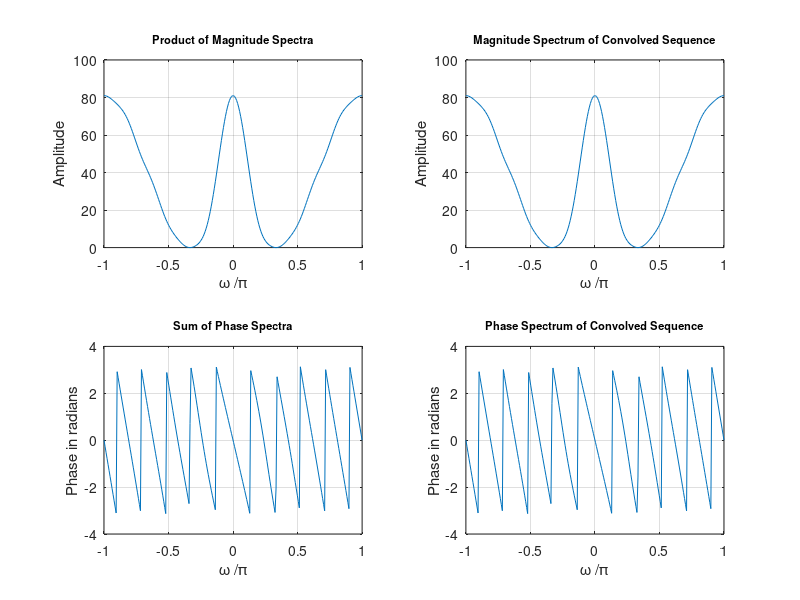

Here is the MATLAB script that generated this plot:
% Program P3_4B
% Convolution Property of DTFT
clf;
w = -pi:2 * pi / 255:pi; % freqency vector for evaluating DTFT
x1 = [1 3 5 7 9 11 13 15 17]; % first sequence
x2 = [1 -2 3 -2 1]; % second sequence
y = conv(x1, x2); % time domain convolution of x1 and x2
h1 = freqz(x1, 1, w); % DTFT of sequence x1
h2 = freqz(x2, 1, w); % DTFT of sequence x2
% hp is the pointwise product of the two DTFT's
hp = h1 .* h2;
% h3 is the DTFT of the time domain convolution;
% it should be the same as hp
h3 = freqz(y, 1, w);
% plot the magnitude of the product of the two original spectra
subplot(2, 2, 1)
plot(w / pi, abs(hp)); grid
title('Product of Magnitude Spectra', 'FontSize', 8)
xlabel('\omega /\pi');
ylabel('Amplitude');
% plot the magnitude spectrum of the time domain convolution
subplot(2, 2, 2)
plot(w / pi, abs(h3)); grid
title('Magnitude Spectrum of Convolved Sequence', 'FontSize', 8)
xlabel('\omega /\pi');
ylabel('Amplitude');
% plot the phase of the product of the two original spectra
subplot(2, 2, 3)
plot(w / pi, angle(hp)); grid
title('Sum of Phase Spectra', 'FontSize', 8)
xlabel('\omega /\pi');
ylabel('Phase in radians');
% plot the phase spectrum of the time domain convolution
subplot(2, 2, 4)
plot(w / pi, angle(h3)); grid
title('Phase Spectrum of Convolved Sequence', 'FontSize', 8)
xlabel('\omega /\pi');
ylabel('Phase in radians');
